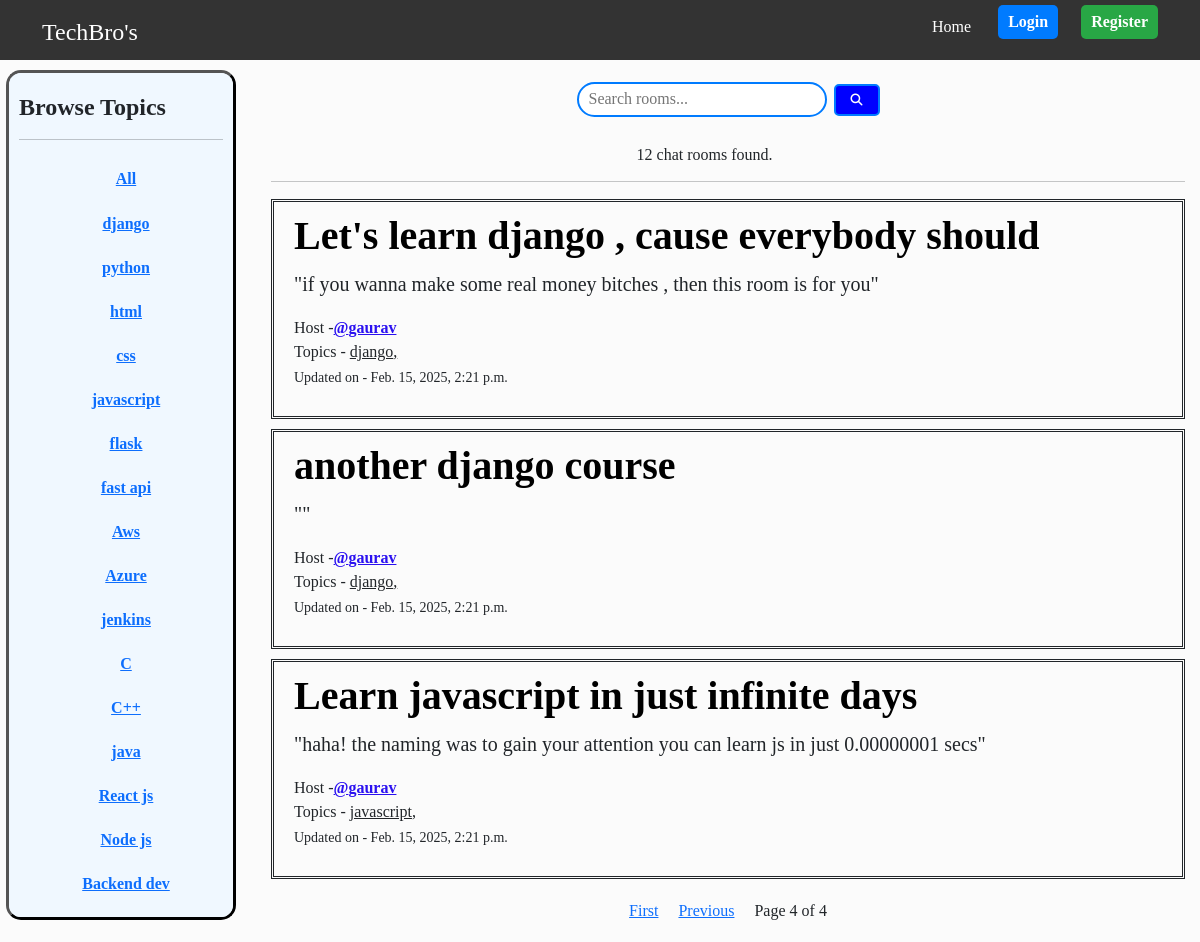
/?page=4&q=, run on the app's committed database.
### main/models.py (models this page shows, shortened)
class Topic(models.Model):
    name = models.CharField(max_length=200)
    def __str__(self):
        return self.name

class Room(models.Model):
    topics = models.ManyToManyField(Topic,related_name="rooms")
    host = models.ForeignKey(User,on_delete=models.SET_NULL,null=True)
    name = models.CharField(max_length=200,)
    description = models.TextField(null=True, blank=True)
    participants = models.ManyToManyField(User,related_name='joined_rooms',through='Membership')
    updated = models.DateTimeField(auto_now=True)
    created = models.DateTimeField(auto_now_add=True)
    class Meta():
        ordering = ['-updated','-created']

### main/views.py (the view)
# urls.py: 2. Add a URL to urlpatterns:  path('', views.home, name='home')
def home(request):
    q = request.GET.get('q') if request.GET.get('q') != None else ""
    rooms = Room.objects.prefetch_related('topics').filter(Q(topics__name__icontains=q) | Q(name__icontains =q ) | Q(description__icontains = q)).distinct()
    room_count = rooms.count()
    topics = Topic.objects.all()
    chat_messages = Message.objects.all().order_by('-updated','-created')
    page = request.GET.get('page',1)
    paginator = Paginator(rooms,3)
    try:
        rooms = paginator.page(page)
    except:
        rooms = paginator.page(1)
    context = {'rooms':rooms,'topics':topics,'room_count':room_count,'chat_messages':chat_messages ,'q':q}
    return render(request , 'home.html',context)

### templates/home.html (shortened to what this page needs)
{% extends "base.html" %}
{% block content %}
<div class="home-container">
    <aside class = 'left-sidebar'>
        {% include "topics_component.html" %}
    </aside>
    <main class ="main-feed">
        <div class="center-container">
            <form action={% url "home" %} method="GET"  >
                <input class="search-box" type="search" name="q" placeholder="Search rooms..." aria-label="Search">
                <button class="search-button" type="submit"><i class="fa-solid fa-magnifying-glass"></i></button>
            </form>
        </div>
        <h6 class="search-result">{{room_count}} chat rooms found.</h6>
        {% include "main_feed_component.html" %}
    </main>
</div>
{% endblock content %}

### templates/topics_component.html (shortened to what this page needs)
<!DOCTYPE html>
<html lang="en">
<head>
</head>
<body>
    <div class="topic-container">
    <h4 class='headings'>Browse Topics</h4>
        <hr>
        <div class="topic-list">
            <div class="topic-box">
                <a href="{% url "home" %}"  > <b>All</b></a>
            </div>
        </div>
        <div class="topic-list">
        {% for topic in topics  %}
            <div class="topic-box" >
                <a href="{% url "home" %}?q={{topic.name}} " ><b>{{topic.name}}</b></a>
            </div>
        {% endfor %}
        </div>
    </div>
</body>
</html>

### templates/main_feed_component.html (shortened to what this page needs)
<!DOCTYPE html>
<html lang="en">
<head>
</head>
<body>
    <hr>
    {% for room in rooms %}
        <div class="room-box">
            <h1 class='headings'><a href="{% url "room" room.id %}" >{{ room.name }}</a></h1>
            <p class="room-desc">"{{room.description|truncatechars:200 }}"</p>
            <span>Host -<a href="{% url "user-profile" room.host.id %}" class="user-name">@{{ room.host.username }}</a></span>
            <div>
                <span>Topics - </span>
                {% for topic in room.topics.all  %}
                <span style="text-decoration: underline;">{{topic}}, </span>
                {% endfor %}
            </div>
        <p><small>Updated on - {{ room.updated }}</small></p>
        </div>
    {% endfor %}
    <div class="pagination-option">
        {% if rooms.has_previous %}
            <a href="?page=1&q={{ q }}">First</a>
            <a href="?page={{rooms.previous_page_number}}&q={{ q }}">Previous</a>
        {% endif %}
        <span>Page {{rooms.number}} of {{rooms.paginator.num_pages}}</span>
    </div>
</body>
</html>

### static/css/style.css (style rules this page uses)
* { margin: 0; padding-bottom: 1px; box-sizing: border-box; }
body { background-color: #FBFBFB; font-family: 'Times New Roman', Times, serif; }
.user-name { color: #2a10f0; font-weight: bold; }
.home-container { display: grid; grid-template-columns: 1fr 4fr ; gap: 20px; }
.topic-list { display: flex; flex-direction: column; justify-content: center; align-items: center; }
.topic-box { margin: 5px 2px 5px 12px ; padding: 5px 10px 5px 10px; text-align: center; border-radius: 5px; }
.room-desc { font-size: 20px; }
.center-container { display: flex; justify-content: center; align-items: center; height: 10vh; }
.search-box { margin-bottom: 10px; height: 35px; width: 250px; padding: 10px; border: 2px solid #007bff; border-radius: 25px; outline: none; font-size: 16px; }
.search-result { margin-left: 40%; }
.search-button { background-color: blue; color: white; border: 2px solid #007bff; padding: 5px 15px; margin-left: 3px; border-radius: 5px; cursor: pointer; font-size: 12px; }
.main-feed { padding: 5px 15px; }
.topic-container { height: 850px; overflow-y: auto; padding: 20px 10px 20px 10px; margin-top : 10px; margin-left: 6px; border-style : outset; border-radius: 15px; border-color: black; background-color:#F0F8FF; }
.headings { font-weight: bold; }
.headings a { color: black; text-decoration: none; transition: color 0.3s ease; }
.room-box { border-style: double; padding: 10px 20px 10px 20px; margin-top: 10px; margin-bottom: 10px; }
.pagination-option { display: flex; justify-content: center; }
.pagination-option > * { padding: 10px; }

### data on the page
Topic: name "django"
Topic: name "python"
Topic: name "html"
Topic: name "css"
Topic: name "javascript"
Topic: name "flask"
Topic: name "fast api"
Topic: name "Aws"
Topic: name "Azure"
Topic: name "jenkins"
Topic: name "C"
Topic: name "C++"
Topic: name "java"
Topic: name "React js"
Topic: name "Node js"
Topic: name "Backend dev"
Room: name "Let's learn django , cause everybody should", description "if you wanna make some real money bitches , then this room is for you", host.username "gaurav", updated "Feb. 15, 2025, 2:21 p.m."
Room: name "another django course", host.username "gaurav", updated "Feb. 15, 2025, 2:21 p.m."
Room: name "Learn javascript in just infinite days", description "haha! the naming was to gain your attention you can learn js in just 0.00000001 secs", host.username "gaurav", updated "Feb. 15, 2025, 2:21 p.m."

### other printed values
{{ room_count }} "12"
{{ rooms.number }} "4"
{{ rooms.paginator.num_pages }} "4"
